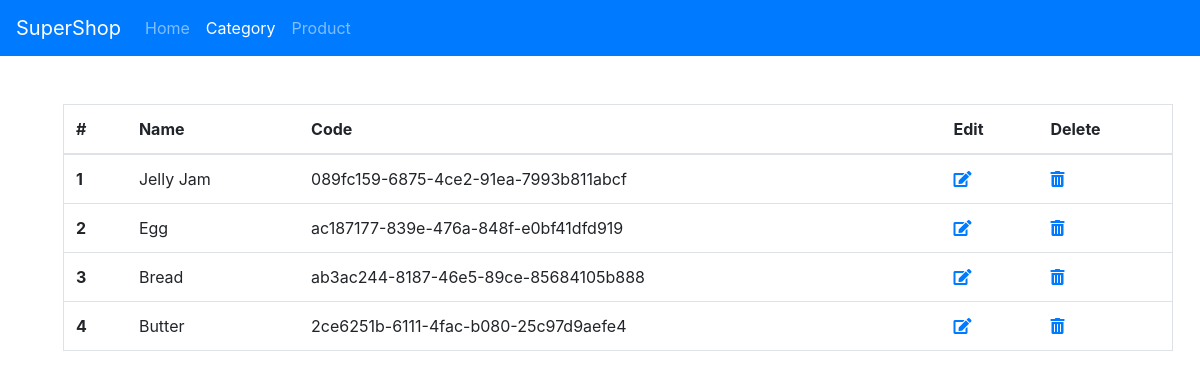
/supershop_admin/category/view/, run on the app's committed database.
### supershop_app/models.py (models this page shows, shortened)
class ProductCategory(models.Model):
    id = models.AutoField(primary_key=True)
    category_code = models.UUIDField(default=uuid.uuid4)
    category_name = models.CharField(max_length=255, blank=False, null=False, unique=True)

### supershop_app/views.py (the view, shortened to what this page needs)
# urls.py: path('supershop_admin/category/<str:ops>/', views.admin_category_operation, name="admin_category_operation"),
def admin_category_operation(request, ops):
    if request.method == "POST":
        if ops == 'add':
            form = CategoryForm(request.POST)
            if form.is_valid():
                messages.success(request, "Succesfully added.")
                form.save()
            else:
                messages.error(request, "Something Went Wrong.")
            return redirect("/supershop_admin/category/add/")
        elif 'edit' in ops:
            cat_id = ops.split('__')[-1]
            cat = models.ProductCategory.objects.filter(pk=cat_id).first()
            form = CategoryForm(request.POST, instance=cat)
            if form.is_valid():
                form.save()
                messages.success(request, "Succesfully Updated.")
            else:
                messages.error(request, "Something Went Wrong.")
            return redirect("/supershop_admin/category/view/")
        elif 'delete' in ops:
            cat_id = ops.split('__')[-1]
            cat = models.ProductCategory.objects.filter(pk=cat_id).delete()
            return JsonResponse(1, safe=False)
    elif request.method == 'GET':
        if ops == 'add':
            form = CategoryForm()
            return render(request, "all_forms.html",
                          context={"form": form,
                                   "title": "Add Category",
                                   "admin": 1,
                                   'logout': request.user.is_authenticated,
                                   "btn_name": "ADD Category",
                                   "admin_category": "active"})
        elif ops == 'view':
            categories = models.ProductCategory.objects.all()
            return render(request, 'view_categories.html',
                          context={
                              "categories": categories,
                              "title": "View Category",
                              "admin": 1,
                              'logout': request.user.is_authenticated,
                              "admin_category": "active"
                          })
        else:
            return redirect("admin_category")

### supershop_app/templates/supershop_app/view_categories.html (shortened to what this page needs)
{% extends 'base.html' %}
{% load static %}
{% block content %}
    <div class="container m-5">
        <table class="table border">
            <thead>
                <tr>
                    <th scope="col">#</th>
                    <th scope="col">Name</th>
                    <th scope="col">Code</th>
                    <th scope="col">Edit</th>
                    <th scope="col">Delete</th>
                </tr>
            </thead>
            <tbody>
            {% for category in categories %}
                <tr>
                    <th scope="row">{{ forloop.counter }}</th>
                    <td>{{ category.category_name }}</td>
                    <td>{{ category.category_code }}</td>
                    <td><a href="/supershop_admin/category/edit__{{ category.pk }}/"><i class="fas fa-edit"></i></a></td>
                    <td><a onclick="deleteFunc({{ category.pk }})" href="" ><i class="fas fa-trash-alt"></i></a></td>
                </tr>
            {% endfor %}
            </tbody>
        </table>
    </div>
{% endblock %}

### data on the page
ProductCategory: category_name "Jelly Jam", category_code "089fc159-6875-4ce2-91ea-7993b811abcf"
ProductCategory: category_name "Egg", category_code "ac187177-839e-476a-848f-e0bf41dfd919"
ProductCategory: category_name "Bread", category_code "ab3ac244-8187-46e5-89ce-85684105b888"
ProductCategory: category_name "Butter", category_code "2ce6251b-6111-4fac-b080-25c97d9aefe4"
